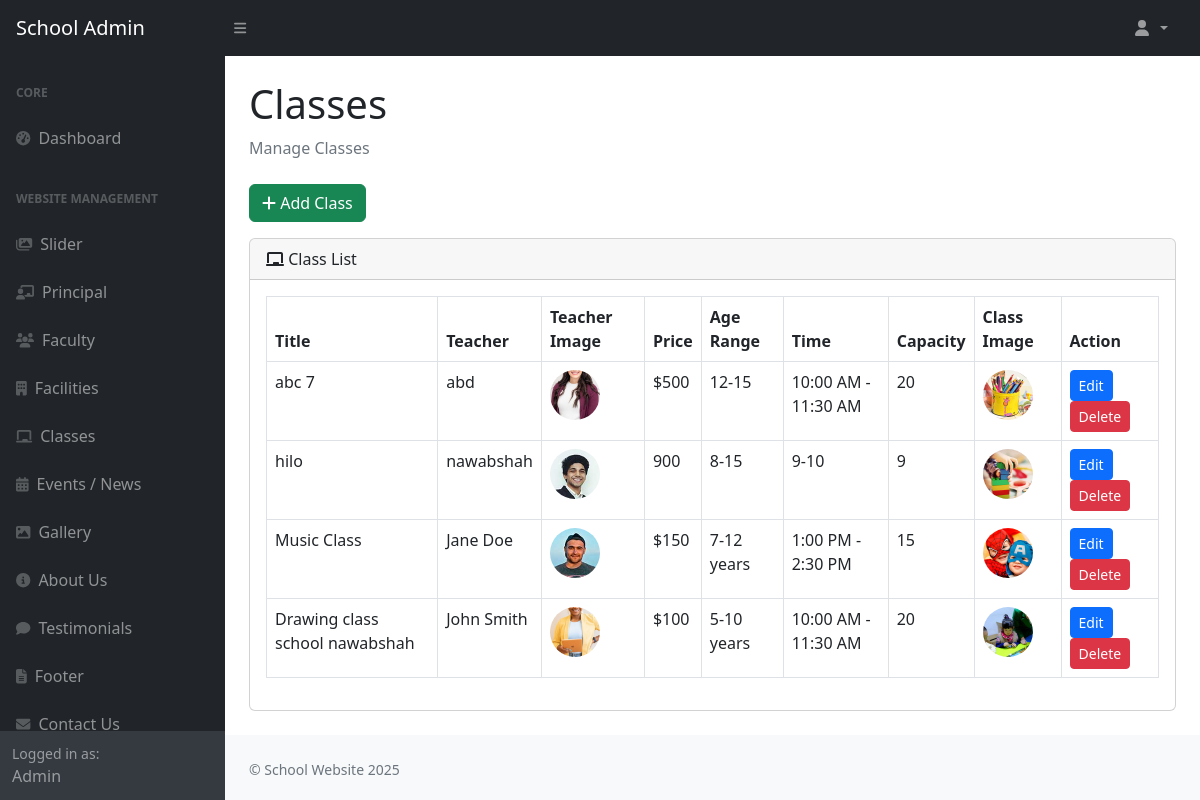
The page /admin/classes.php (signed in) on the database its author committed.
### tables this page shows
CREATE TABLE `classes` (
  `id` int(11) NOT NULL,
  `title` varchar(255) NOT NULL,
  `teacher_name` varchar(255) NOT NULL,
  `teacher_image` varchar(255) DEFAULT 'img/user.jpg',
  `price` varchar(100) NOT NULL,
  `age_range` varchar(50) NOT NULL,
  `time` varchar(100) NOT NULL,
  `capacity` varchar(50) NOT NULL,
  `class_image` varchar(255) NOT NULL
);

### admin/classes.php (the view, shortened to what this page needs)
<?php
include 'db.php';
$result = mysqli_query($conn, "SELECT * FROM classes ORDER BY id DESC");
?>
<!DOCTYPE html>
<html lang="en">
<head>
    <link href="css/styles.css" rel="stylesheet" />
</head>
<body class="sb-nav-fixed">
<?php include 'file/navbar.php'; ?>
<div id="layoutSidenav">
    <?php include 'file/sidebar.php'; ?>
    <div id="layoutSidenav_content">
        <main>
            <div class="container-fluid px-4">
                <h1 class="mt-4">Classes</h1>
                <ol class="breadcrumb mb-4">
                    <li class="breadcrumb-item active">Manage Classes</li>
                </ol>
                <button class="btn btn-success mb-3" data-bs-toggle="modal" data-bs-target="#addClassModal">
                    <i class="fas fa-plus"></i> Add Class
                </button>
                <div class="card mb-4">
                    <div class="card-header"><i class="fas fa-chalkboard"></i> Class List</div>
                    <div class="card-body">
                        <table class="table table-bordered">
                            <thead>
                                <tr>
                                    <th>Title</th>
                                    <th>Teacher</th>
                                    <th>Teacher Image</th>
                                    <th>Price</th>
                                    <th>Age Range</th>
                                    <th>Time</th>
                                    <th>Capacity</th>
                                    <th>Class Image</th>
                                    <th>Action</th>
                                </tr>
                            </thead>
                            <tbody>
                                <?php while ($row = mysqli_fetch_assoc($result)) { ?>
                                <tr>
                                    <td><?php echo $row['title']; ?></td>
                                    <td><?php echo $row['teacher_name']; ?></td>
                                    <td>
    <?php if (!empty($row['teacher_image'])) { ?>
        <img src="<?php echo $row['teacher_image']; ?>" style="width:50px; height:50px; object-fit:cover; border-radius:50%;">
    <?php } ?>
</td>
                                    <td><?php echo $row['price']; ?></td>
                                    <td><?php echo $row['age_range']; ?></td>
                                    <td><?php echo $row['time']; ?></td>
                                    <td><?php echo $row['capacity']; ?></td>
                                    <td>
    <?php if (!empty($row['class_image'])) { ?>
        <img src="<?php echo $row['class_image']; ?>" style="width:50px; height:50px; object-fit:cover; border-radius:50%;">
    <?php } ?>
</td>
                                    <td>
                                        <button class="btn btn-primary btn-sm" data-bs-toggle="modal" data-bs-target="#editClassModal<?php echo $row['id']; ?>">Edit</button>
                                        <a href="?delete=<?php echo $row['id']; ?>" class="btn btn-danger btn-sm" onclick="return confirm('Delete this class?')">Delete</a>
                                    </td>
                                </tr>
                                <?php } ?>
                            </tbody>
                        </table>
                    </div>
                </div>
            </div>
        </main>
        <footer class="py-4 bg-light mt-auto">
            <div class="container-fluid px-4">
                <div class="d-flex align-items-center justify-content-between small">
                    <div class="text-muted">© School Website 2025</div>
                </div>
            </div>
        </footer>
    </div>
</div>
</body>
</html>

### rows shown on the page
classes: title "abc 7", teacher_name "abd", teacher_image (picture), price "$500", age_range "12-15", time "10:00 AM - 11:30 AM", capacity "20", class_image (picture)
classes: title "hilo", teacher_name "nawabshah", teacher_image (picture), price "900", age_range "8-15", time "9-10", capacity "9", class_image (picture)
classes: title "Music Class", teacher_name "Jane Doe", teacher_image (picture), price "$150", age_range "7-12 years", time "1:00 PM - 2:30 PM", capacity "15", class_image (picture)
classes: title "Drawing class school nawabshah", teacher_name "John Smith", teacher_image (picture), price "$100", age_range "5-10 years", time "10:00 AM - 11:30 AM", capacity "20", class_image (picture)
